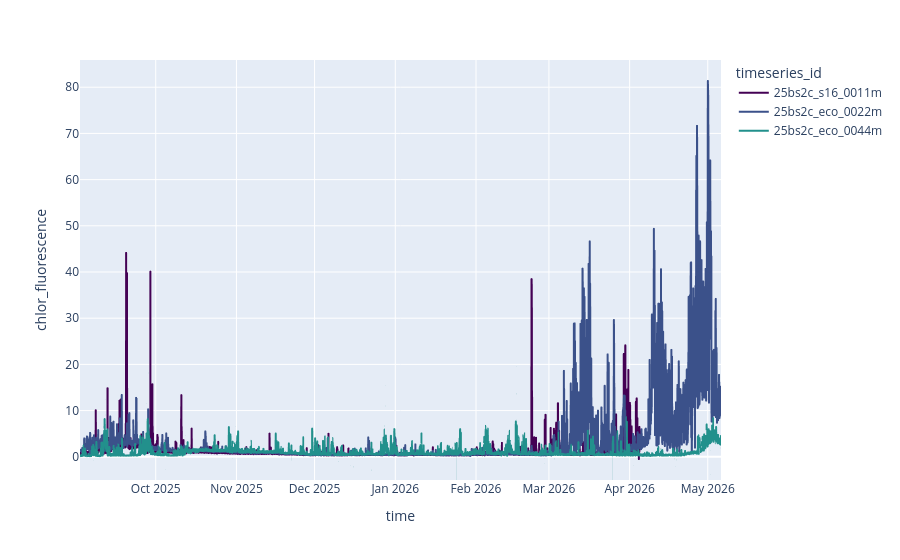

This figure's notebook cell:
### Code cell
colors = px.colors.sample_colorscale("viridis", 5)

px.line(tdf.dropna(subset='chlor_fluorescence',how='all').sort_values(['depth','time']),
        x='time',
        y='chlor_fluorescence',
        color='timeseries_id',
        color_discrete_sequence=colors)

### Figure 1 — Plotly figure (JSON) as saved in the notebook; plotly's stock layout.template omitted (floating-point values rounded to 4 significant figures; data arrays with more than 128 entries replaced by an {"elided": "..."} marker saying what was removed)
{"data": [{"hovertemplate": "timeseries_id=25bs2c_s16_0011m<br>time=%{x}<br>chlor_fluorescence=%{y}<extra></extra>", "legendgroup": "25bs2c_s16_0011m", "line": {"color": "rgb(68, 1, 84)", "dash": "solid"}, "marker": {"symbol": "circle"}, "mode": "lines", "name": "25bs2c_s16_0011m", "showlegend": true, "type": "scattergl", "x": {"elided": "5157 str values"}, "xaxis": "x", "y": {"elided": "5157 float values"}, "yaxis": "y"}, {"hovertemplate": "timeseries_id=25bs2c_eco_0022m<br>time=%{x}<br>chlor_fluorescence=%{y}<extra></extra>", "legendgroup": "25bs2c_eco_0022m", "line": {"color": "rgb(59, 81, 138)", "dash": "solid"}, "marker": {"symbol": "circle"}, "mode": "lines", "name": "25bs2c_eco_0022m", "showlegend": true, "type": "scattergl", "x": {"elided": "5856 str values"}, "xaxis": "x", "y": {"elided": "5856 float values"}, "yaxis": "y"}, {"hovertemplate": "timeseries_id=25bs2c_eco_0044m<br>time=%{x}<br>chlor_fluorescence=%{y}<extra></extra>", "legendgroup": "25bs2c_eco_0044m", "line": {"color": "rgb(34, 144, 140)", "dash": "solid"}, "marker": {"symbol": "circle"}, "mode": "lines", "name": "25bs2c_eco_0044m", "showlegend": true, "type": "scattergl", "x": {"elided": "5885 str values"}, "xaxis": "x", "y": {"elided": "5885 float values"}, "yaxis": "y"}], "layout": {"legend": {"title": {"text": "timeseries_id"}, "tracegroupgap": 0}, "margin": {"t": 60}, "xaxis": {"anchor": "y", "domain": [0, 1], "title": {"text": "time"}}, "yaxis": {"anchor": "x", "domain": [0, 1], "title": {"text": "chlor_fluorescence"}}}}
